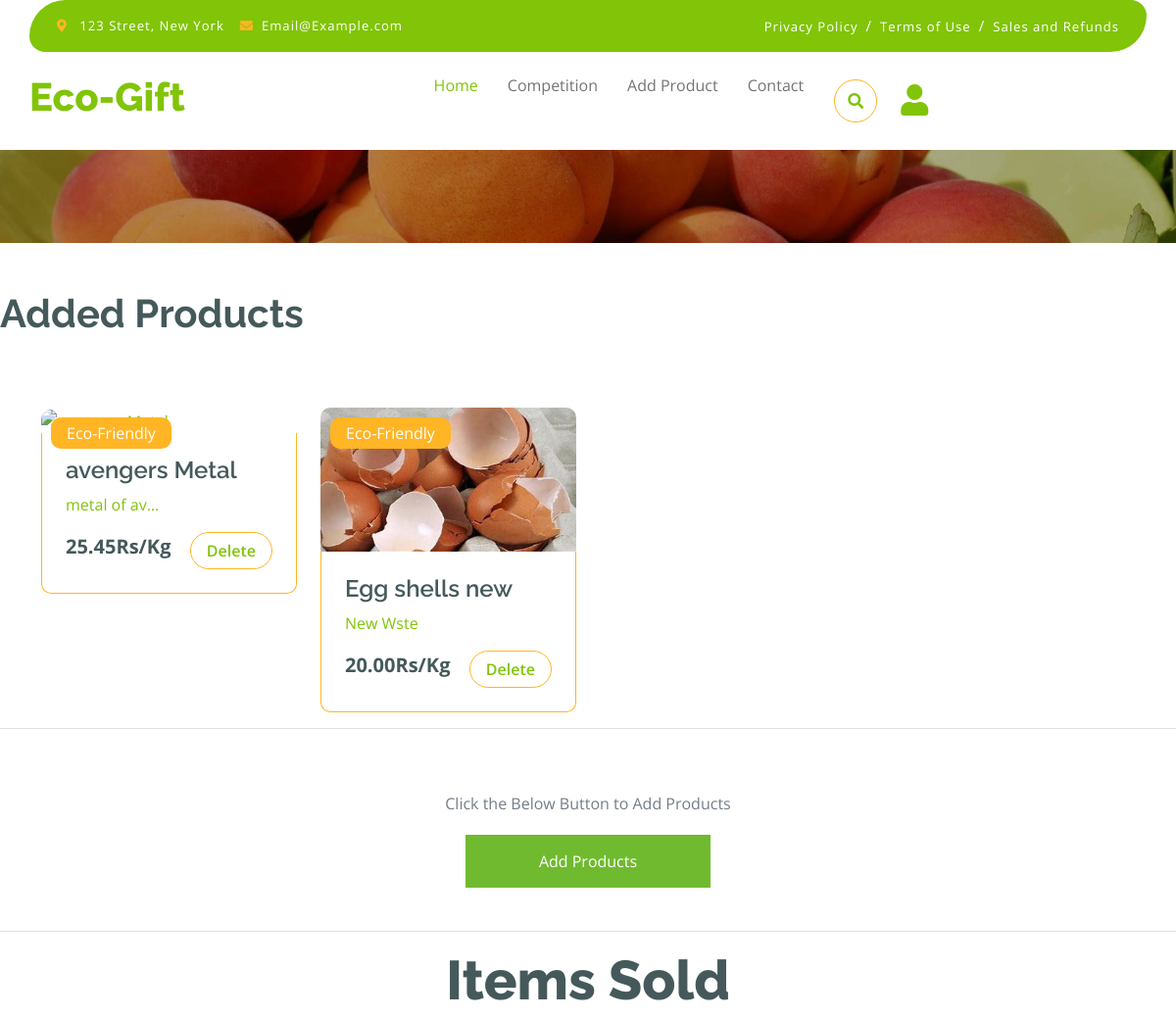
The app's page /seller-main (signed in, upper part), older data.
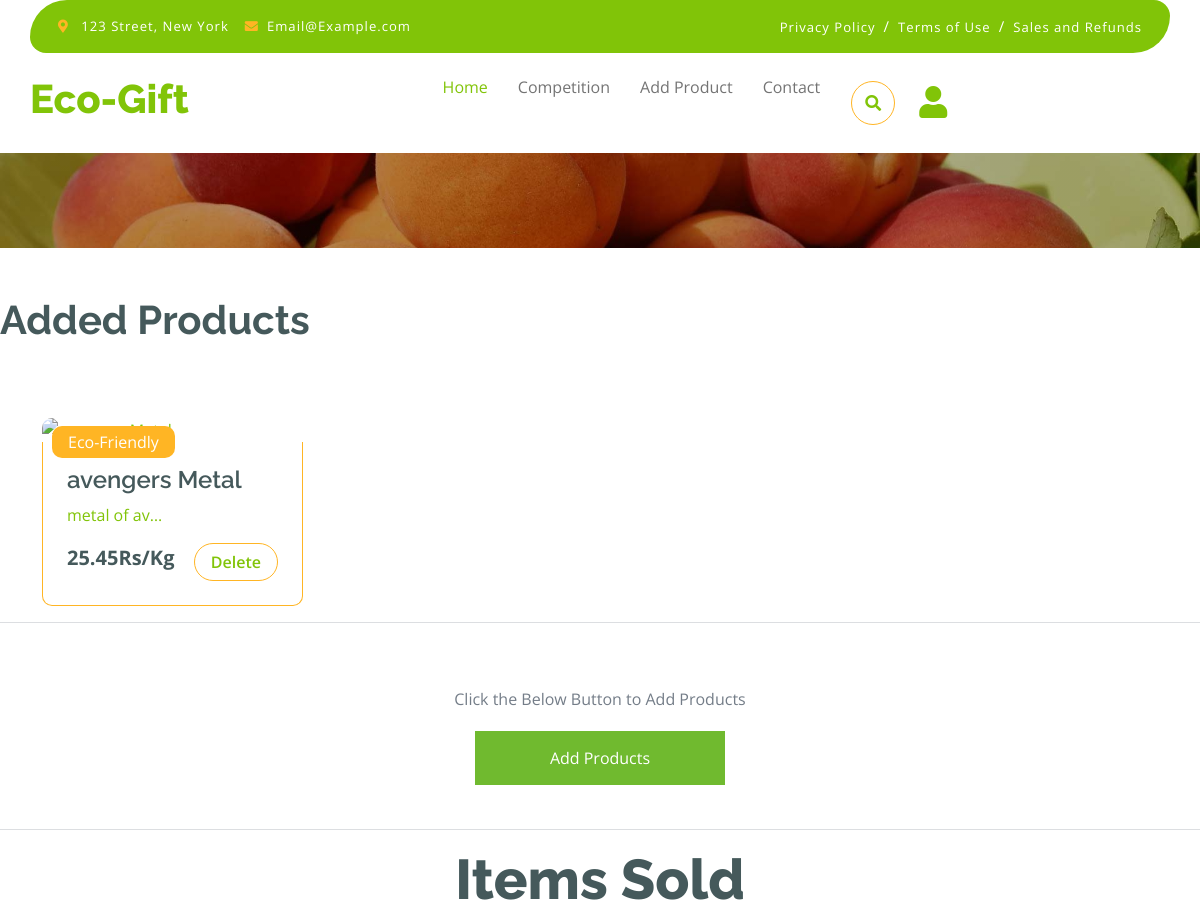
The same page, newer data.
### products/models.py (models this page shows)
class Product(models.Model):
  Name = models.CharField(max_length=255)
  Description = models.TextField(blank=True)
  Price = models.CharField(max_length=10)
  Category = models.ForeignKey(Category, on_delete=models.CASCADE)
  Image = models.ImageField(upload_to='products/', blank=True)
  Seller = models.ForeignKey(Seller, on_delete=models.CASCADE, default = 1)
  units = models.CharField(max_length=20,default="Kg")

### ecogift/views.py (the view)
# urls.py: path('seller-main',views.sellerMain,name="seller-main"),
def sellerMain(request):
    seller = Seller.objects.get(Customer=request.user)
    products = Product.objects.filter(Seller=seller)
    order = Order.objects.filter(Customer=request.user).last()
    delivered_orders = Order.objects.filter(
        orders__Product__Seller=seller,
        Status='Delivered'
    ).distinct()
    active_orders = Order.objects.filter(
        orders__Product__Seller=seller,
        Status='Pending'
    ).distinct()
    income = 0
    for order in delivered_orders:
        for order_item in order.orders.all():
            income += float(order_item.Product.Price)
    incom = "%.2f"%income
    context = {
        'products': products,
        'active_orders': active_orders,
        "delivered_orders": delivered_orders,
        "income": f"{incom}"
    }
    print(delivered_orders)
    return render(request, "seller.html", context)

### products/context_processors.py (called while the page is built)
def user_email(request):
    if request.user.is_authenticated:
        return {'user_email': request.user.email}
    return {user_email: 'Please login into your account'}

### templates/seller.html (shortened to what the changed rows need)
{% load static %}
{% load custom_filters %}
<!DOCTYPE html>
<html lang="en">
    <head>
        <link rel="stylesheet" href="https://use.fontawesome.com/releases/v5.15.4/css/all.css"/>
        <link href="https://cdn.jsdelivr.net/npm/bootstrap-icons@1.4.1/font/bootstrap-icons.css" rel="stylesheet">
        <link href="{% static 'lib/lightbox/css/lightbox.min.css'%}" rel="stylesheet">
        <link href="{% static 'lib/owlcarousel/assets/owl.carousel.min.css'%}" rel="stylesheet">
        <link href="{% static 'css/bootstrap.min.css'%}" rel="stylesheet">
        <link href="{% static 'css/style.css'%}" rel="stylesheet">
    </head>
    <body>
        <div class="container-fluid fixed-top">
            <div class="container px-0">
                <nav class="navbar navbar-light bg-white navbar-expand-xl">
                    <a href="index.html" class="navbar-brand"><h1 class="text-primary display-6">Eco-Gift</h1></a>
                </nav>
            </div>
        </div>
                    </head>
                    <body>
                <br><br><h1 class="fw-bold mb-0">Added Products</h1></br></br>
                <div class="container">
                    <div class="row g-4" id="products">
                        {% if products %}
                            {% for product in products %}
                            <div class="col-md-6 col-lg-4 col-xl-3">
                                    <a href="{% url 'shop-details' product.id %}">
                                    <div class="rounded position-relative fruite-item">
                                        <div class="fruite-img">
                                            <img src="{{ product.Image.url }}" class="img-fluid w-100 rounded-top" alt="{{ product.Name }}">
                                        </div>
                                        <div class="text-white bg-secondary px-3 py-1 rounded position-absolute" style="top: 10px; left: 10px;">
                                            Eco-Friendly
                                        </div>
                                        <div class="p-4 border border-secondary border-top-0 rounded-bottom">
                                            <h4>{{ product.Name }}</h4>
                                            <p style="display: block; width: 100px; overflow: hidden; white-space: nowrap; text-overflow: ellipsis;">{{ product.Description }}</p>
                                            <div class="d-flex justify-content-between flex-lg-wrap">
                                                <p class="text-dark fs-5 fw-bold mb-0">{{ product.Price }}Rs/{{ product.units }}</p>
                                                <a href="{% url 'DeleteProduct' product.id %}"><button class="add-to-cart btn border border-secondary rounded-pill px-3 text-primary">
                                                    Delete
                                                </button></a>
                                            </div>
                                        </div>
                                    </div>
                                </a>
                                </div>
                            {% endfor %}
                        {% else %}
                            <p>No items to display</p>
                        {% endif %}
                    </div>
                </div>
    <br><br><center><p>Click the Below Button to Add Products</p></center>
    <br><hr>
    <div class="text-center mx-auto" style="max-width: 700px;">
        <h1 class="display-4">Items Sold</h1>
    </div>
    </body>
</html>

Row changes from the older to the newer data that the page shows:
removed Product: Image (picture), Name "Egg shells new", Description "New Wste", Price "20.00", units "Kg"
